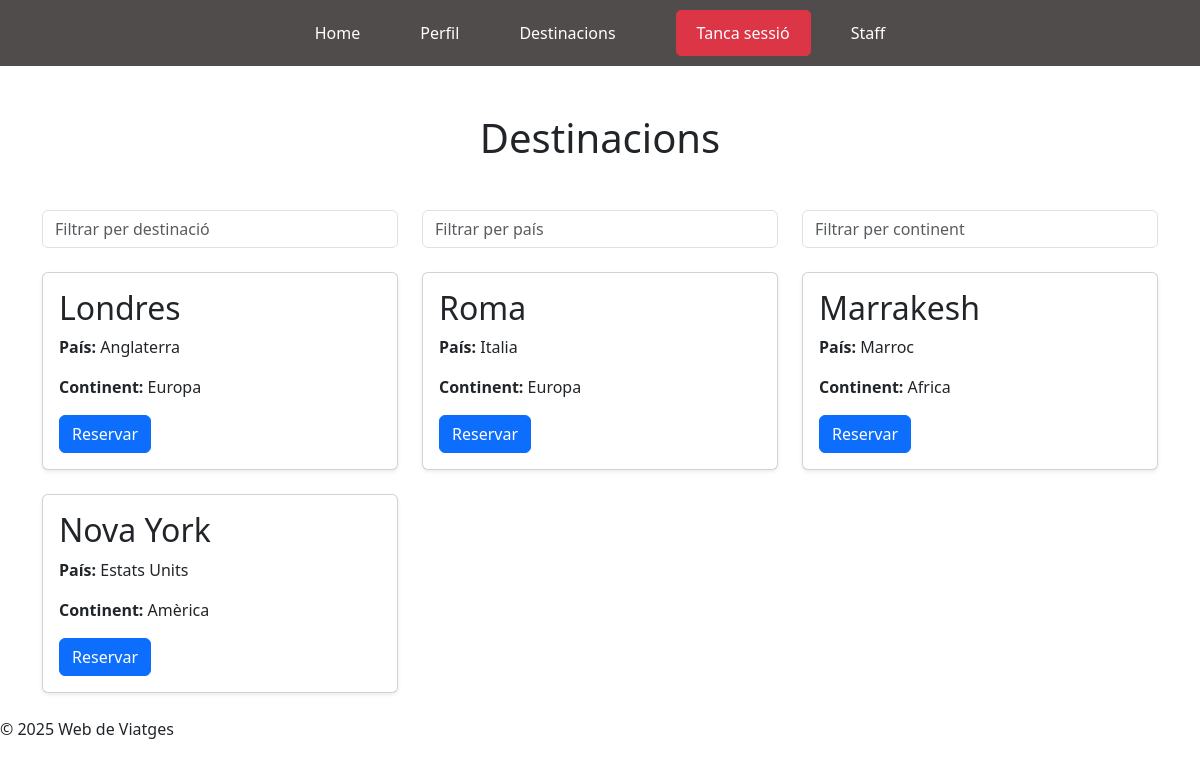
Page /accounts/viatges/ (signed in) on the earlier database version.
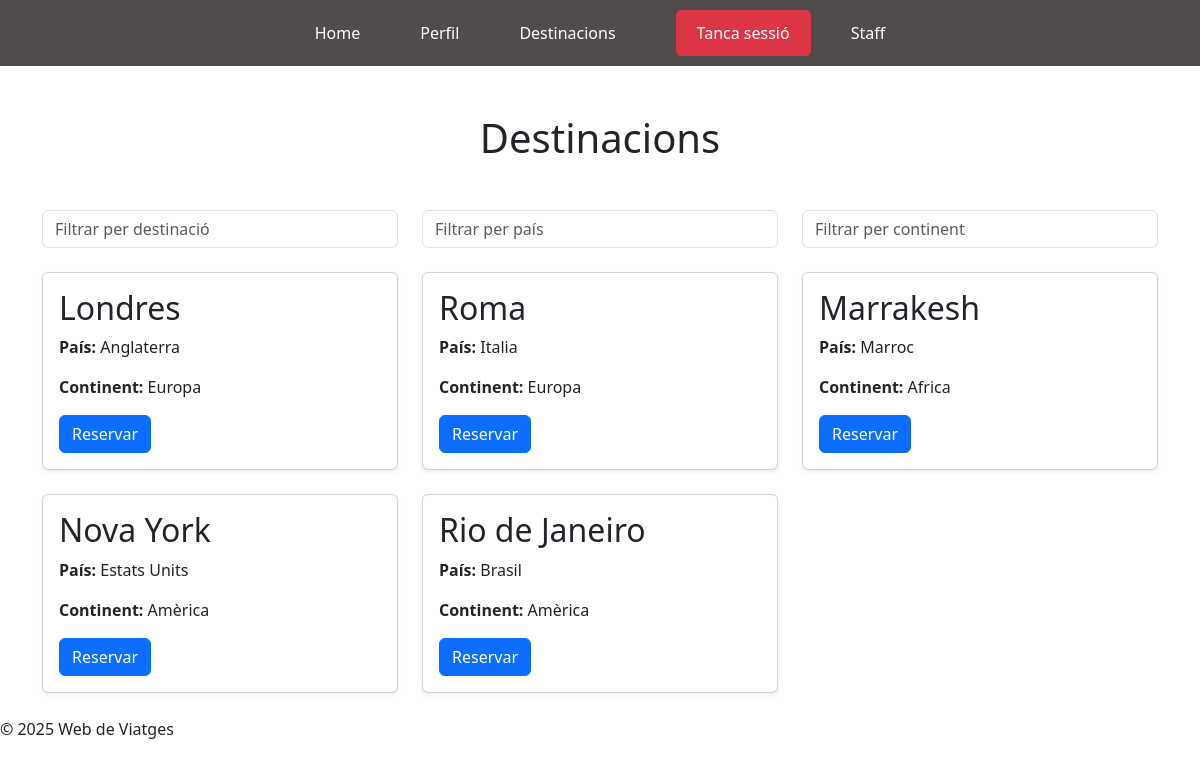
Same page on the later database version.
### accounts/models.py (models this page shows, shortened)
class Destinacio(models.Model):
    nom = models.CharField(max_length=100)
    pais = models.CharField(max_length=50)
    continent = models.CharField(max_length=50)

### accounts/views.py (the view)
# urls.py: path('viatges/', views.llista_viatges, name='viatges'),
@login_required
def llista_viatges(request):
    viatges = Destinacio.objects.all()
    return render(request, 'opcions_viatge.html', {'viatges': viatges})

### accounts/templates/opcions_viatge.html (shortened to what this page needs)
{% extends "base.html" %}
{% block content %}
<div class="container mt-5">
    <h1 class="text-center mb-5">Destinacions</h1>
<div class="row mb-4">
    <div class="col-md-4">
        <input type="text" id="filter-destinacio" class="form-control" placeholder="Filtrar per destinació">
    </div>
    <div class="col-md-4">
        <input type="text" id="filter-pais" class="form-control" placeholder="Filtrar per país">
    </div>
    <div class="col-md-4">
        <input type="text" id="filter-continent" class="form-control" placeholder="Filtrar per continent">
    </div>
</div>
<link rel="stylesheet" href="https://code.jquery.com/ui/1.13.2/themes/base/jquery-ui.css">
    {% if viatges %}
        <div class="row" id="viatges-container">
            {% for viatge in viatges %}
                <div class="col-md-4 mb-4 viatge-card"
                     data-destinacio="{{ viatge.nom|lower }}"
                     data-pais="{{ viatge.pais|lower }}"
                     data-continent="{{ viatge.continent|lower }}">
                    <div class="card shadow-sm">
                        <div class="card-body">
                            <h2 class="card-title">{{ viatge.nom }}</h2>
                            <p class="card-text"><strong>País:</strong> {{ viatge.pais }}</p>
                            <p class="card-text"><strong>Continent:</strong> {{ viatge.continent }}</p>
                            <a href="{% url 'reserva_viatge' viatge.nom %}" class="btn btn-primary">Reservar</a>
                        </div>
                    </div>
                </div>
            {% endfor %}
        </div>
    {% else %}
        <p class="text-center">No tens cap viatge programat.</p>
    {% endif %}
</div>
{% endblock %}

Differences in the rows shown:
added Destinacio: nom "Rio de Janeiro", pais "Brasil", continent "Amèrica"
